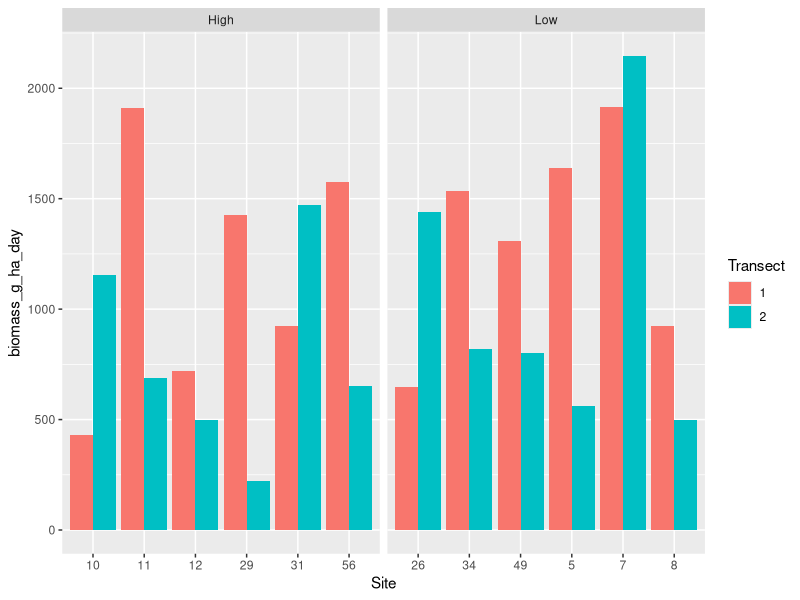
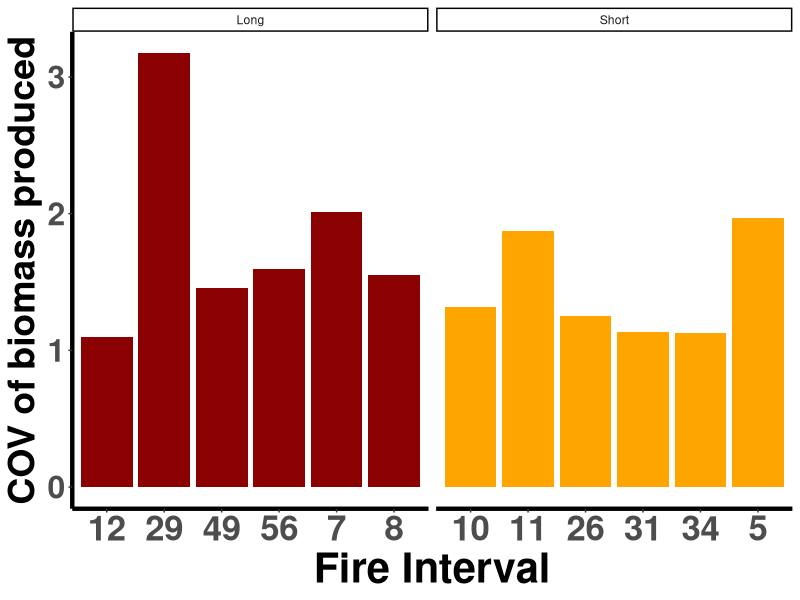
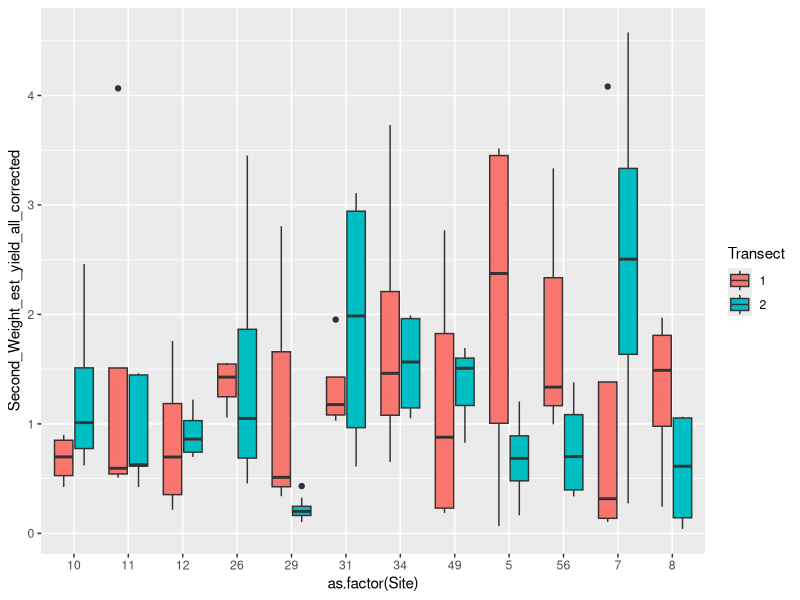

These charts were generated, in order, by the following R code:
# Load required libraries
library(tidyverse)
library(ggplot2)
library(readxl)
library(purrr)

# Read in nutrient and site data
Nutrients.Sites.All <- read_excel('Processed_data/Nutrients_Transect_level.xlsx')

# Read in mycorrhizal data from the first sheet of the Excel file
myc_data <- read_excel("Raw_data/Bag_data.xlsx", sheet = 1)
# Convert selected columns to appropriate data types
myc_data <- myc_data %>%
  mutate(
    Tube_myc = as.numeric(Tube_myc),
    myc = as.numeric(myc),
    beads = as.factor(beads),
    Tube_ID = as.factor(Tube_ID)
  )

# Read in bag data from the second sheet of the same Excel file
bag_data <- read_excel("Raw_data/Bag_data.xlsx", sheet = 2)
# Convert selected columns to appropriate data types
bag_data <- bag_data %>%
  mutate(
    Location = as.factor(Location),
    Tube_ID = as.factor(Tube_ID),
    Site = as.factor(Site),
    Transect = as.factor(Transect),
    Nutrient_sub = as.numeric(Nutrient_sub),
    Bead_weight = as.numeric(Bead_weight)
  )

# Consolidate replicate A and B samples at each location into one unit
bag_data <- bag_data %>%
  group_by(Tube_ID) %>%
  mutate(
    harvest_date = first(harvest_date),
    Nutrient_sub = mean(Nutrient_sub, na.rm = TRUE),
    Bead_weight = sum(Bead_weight, na.rm = TRUE),
    notes = paste(notes, collapse = " | "),
    roots_in_sample = paste(roots_in_sample, collapse = " | "),
    Damage = paste(Damage, collapse = " | "),
    Missing = paste(Missing, collapse = " | "),
    Before_root.hyphae = first(Before_root.hyphae),
    dirt_in_sample = if_else(any(dirt_in_sample == 'y', na.rm = TRUE), 'y', NA_character_),
    mass_loss = first(mass_loss)
  ) %>%
  select(-Rep) %>%
  distinct()


# Merge bag and mycorrhizal data by Tube_ID
bag_myc <- left_join(bag_data, myc_data, by = 'Tube_ID') %>%
  group_by(Site, Transect, Location) %>%
  mutate(harvest_w = coalesce(Nutrient_sub, 0) + coalesce(Bead_weight, 0)) %>%
  ungroup()

# Read second round weight data for DNA and CNP measurements, excluding "total" column
Myc_2nd_round_weight <- read_excel("Raw_data/DW_subsample_DNA_CNP.xlsx", 
                                   sheet = "Sheet2")[, -2] 
Myc_2nd_round_weight <- Myc_2nd_round_weight %>%
  mutate(Tube_ID = as.factor(Tube_ID))

# Merge second round weight data into bag_myc
bag_myc <- left_join(bag_myc, Myc_2nd_round_weight %>%
                       mutate(Second_Weight = rowSums(select(., DNA, Chem), na.rm = TRUE)) %>%
                       select(Tube_ID, Second_Weight), by = 'Tube_ID')


#this is calculated from average bag weight of undeployed bags in bag_weight_vol.R
initial_bag_w<-15.1257*2
#this has to be the same as Site 29 T1 and added for S29 T2
undamaged_bag_weight_Site_29<- 27.6


  
# Calculate undamaged bag averages
bag_avg <- bag_myc %>%
  #remove missing or damaged bags
  filter(!str_detect(Damage, 'moderate|extreme|major') | str_detect(Missing, 'y')) %>%
  #remove samples with only one bag,locations over 20g because it seems like the weight where the bags arent damaged
  filter(harvest_w > 20) %>%
  group_by(Site, Transect) %>%
  summarise(mean_undam_harvest_w = mean(harvest_w, na.rm = TRUE)) %>%
  ungroup() %>%
  add_row(Site = "29", Transect = "2", mean_undam_harvest_w = undamaged_bag_weight_Site_29) %>%
#now I repeat what I did above, but for damaged sites as well
right_join(bag_myc,by = join_by(Site,Transect))%>%
  group_by(Site,Transect,Location) %>%
  mutate(harvest_w = sum(harvest_w, na.rm = TRUE))%>%
  #correcting the amount of resins found only for dmaged bags
  mutate(initialmass_est = ifelse(harvest_w<20, # I chose 20 because it seems like the weight where the bags arent damaged
                                 (2*(initial_bag_w * harvest_w) / mean_undam_harvest_w),
                                 harvest_w),
        # initialmass_est_all = (mean_undam_harvest_w/harvest_w)*intial_bag_w,
#I am only using the second weight as I believe this to be more accurate without extra sand/beads
         Second_Weight_per_bead= (Second_Weight / harvest_w),
         Second_Weight_est_yield= Second_Weight_per_bead*initialmass_est,
         Second_Weight_est_yield_all_corrected= Second_Weight_per_bead*mean_undam_harvest_w)

#calculations above are as follows:
#calc hypothetical initial mass of beads if bags were damaged
#divide recovered biomass by actual mass of beads that beads were recovered from = mg biomass/g resin
#then multiply above by estimated amount of resins if bags were undamaged




# Load and process vegetation and site information data
PROC_VEG_Transect <- read_excel("Raw_data/Site_Data/ABS.MER.fielddata.Feb.2023_R.PROCESSED.VEG.COVER_ALL.xlsx", 
                                sheet = "Transect.Level_Data") %>%
  mutate(
    Site = gsub('ABS00|ABS0', "", Site),
    Transect = gsub('T', "", Transect)
  )

Site_Info <- read_excel("Raw_data/Site_Data/Site.Info.xlsx") %>%
  select('1st_Soil_Sample', Bag_Install, Site, Pair) %>%
  mutate(Site = gsub('ABS00|ABS0', "", Site)) %>%
  distinct() %>%
  group_by(Pair) %>%
  mutate(Site_Pair = paste(sort(unique(Site)), collapse = "-")) %>%
  ungroup()

# Merge all site data into one final dataset
site_data <- list(bag_avg, Nutrients.Sites.All, PROC_VEG_Transect, Site_Info)
Bag_Site <- reduce(site_data, left_join)

# Convert dates and calculate days installed
Bag_Site <- Bag_Site %>%
  mutate(
    harvest_date = as_date(harvest_date),
    Bag_Install = as_date(Bag_Install),
    Days_Installed = as.integer(harvest_date - Bag_Install)
  ) %>%
  arrange(Site, Days_Installed)

mean(Bag_Site$Days_Installed)
sd(Bag_Site$Days_Installed)

# Log transformations and biomass calculations
Bag_Site <- Bag_Site %>%
  mutate(
    log10_Second_Weight_bag_yield_est = log10(Second_Weight_est_yield),
    log10_Second_Weight_est_yield_all_corrected = log10(Second_Weight_est_yield_all_corrected),
    Biomass_day = Second_Weight_est_yield / Days_Installed,
    log10_biomass_day = log10(Biomass_day),
    Biomass_day_all_cor = Second_Weight_est_yield_all_corrected / Days_Installed,
    biomass_g_ha_day = Biomass_day_all_cor * (1e+06 / 15),  # Convert to g/ha/day see lines below
    log10_biomass_day_all_cor = log10(Biomass_day_all_cor)
  )
#g/hectare:
#10,000 m^2 ×0.1 m= 1,000 m^3 
#1,000m^3 x (x mg /15cm^3) x (1g/1000mg) x 1000kg/ton x 1000g/kg= g/ha
#(1e+06/15)

# Summary of biomass data
Bag_Site %>%
  summarise(all_mean = mean(biomass_g_ha_day, na.rm = TRUE))

# Plot biomass by site and transect
Bag_Site %>%
  ggplot(aes(x = Site, y = biomass_g_ha_day)) +
  geom_col(aes(fill = Transect), position = "dodge") +
  facet_grid(~Fire.Severity, scales = "free_x")


#Set Factor Order
Bag_Site$Fire.Interval<-factor(Bag_Site$Fire.Interval, levels = c('Short','Long'))
Bag_Site$Fire.Severity<-factor(Bag_Site$Fire.Severity, levels = c('Low','High'))


# CV of bag weights by site
Site.variation <- Bag_Site %>%
  group_by(Site) %>%
  summarise(
    mean_wt = mean(Second_Weight_est_yield_all_corrected, na.rm = TRUE), 
    sd_wt = sd(Second_Weight_est_yield_all_corrected, na.rm = TRUE)
  ) %>%
  mutate(cov_wt = sd_wt / mean_wt) %>%
  ungroup() %>%
  mutate(mean_CV = mean(cov_wt)) %>%
  left_join(PROC_VEG_Transect %>% select(Site, Fire.Interval, Fire.Severity))

# Plot variation by fire interval and biomass
interval_colors <- c("Long" = "darkred", "Short" = "orange")
Site.variation %>%
  ggplot(aes(x = Site, y = cov_wt)) +
  geom_col(aes(fill = Fire.Interval)) +
  facet_grid(~Fire.Interval, scales = "free") +
  labs(x = "Fire Interval", y = "COV of biomass produced") +
  scale_fill_manual(values = interval_colors) +
  theme_classic() +
  theme(
    axis.text.x = element_text(hjust = 0.5, size = 25, face = "bold"),
    axis.text.y = element_text(size = 23, face = "bold"),
    axis.title.x = element_text(size = 30, face = "bold"),
    axis.title.y = element_text(size = 27, face = "bold"),
    axis.line = element_line(linewidth = 1.5),
    legend.position = 'none'
  )

# Boxplot of Second Weight Yield across sites
Bag_Site %>%
  ggplot() +
  geom_boxplot(aes(x = as.factor(Site), y = Second_Weight_est_yield_all_corrected, fill = Transect))


library(writexl)
write_xlsx(Bag_Site, path='Processed_data/All_Bag_Site_Info.xlsx')
